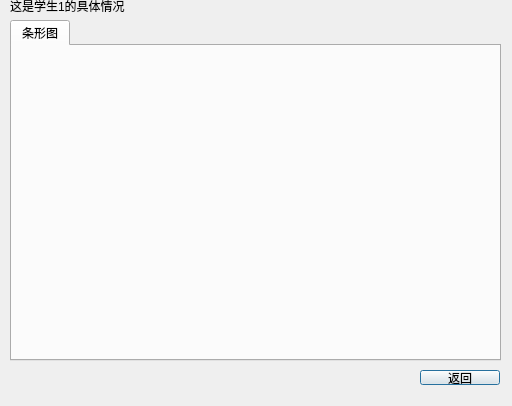
<?xml version="1.0" encoding="UTF-8"?>
<ui version="4.0">
 <class>Dialog</class>
 <widget class="QDialog" name="Dialog">
  <property name="geometry">
   <rect>
    <x>0</x>
    <y>0</y>
    <width>512</width>
    <height>406</height>
   </rect>
  </property>
  <property name="windowTitle">
   <string>Dialog</string>
  </property>
  <widget class="QPushButton" name="pushButton">
   <property name="geometry">
    <rect>
     <x>420</x>
     <y>370</y>
     <width>80</width>
     <height>15</height>
    </rect>
   </property>
   <property name="text">
    <string>返回</string>
   </property>
  </widget>
  <widget class="QLabel" name="label">
   <property name="geometry">
    <rect>
     <x>10</x>
     <y>-10</y>
     <width>151</width>
     <height>31</height>
    </rect>
   </property>
   <property name="text">
    <string>这是学生1的具体情况</string>
   </property>
  </widget>
  <widget class="QTabWidget" name="tabWidget">
   <property name="geometry">
    <rect>
     <x>10</x>
     <y>20</y>
     <width>491</width>
     <height>341</height>
    </rect>
   </property>
   <property name="currentIndex">
    <number>0</number>
   </property>
   <widget class="QWidget" name="tab">
    <attribute name="title">
     <string>条形图</string>
    </attribute>
    <widget class="QWidget" name="verticalLayoutWidget">
     <property name="geometry">
      <rect>
       <x>0</x>
       <y>0</y>
       <width>491</width>
       <height>301</height>
      </rect>
     </property>
     <layout class="QVBoxLayout" name="verticalLayout"/>
    </widget>
   </widget>
  </widget>
 </widget>
 <resources/>
 <connections/>
</ui>
